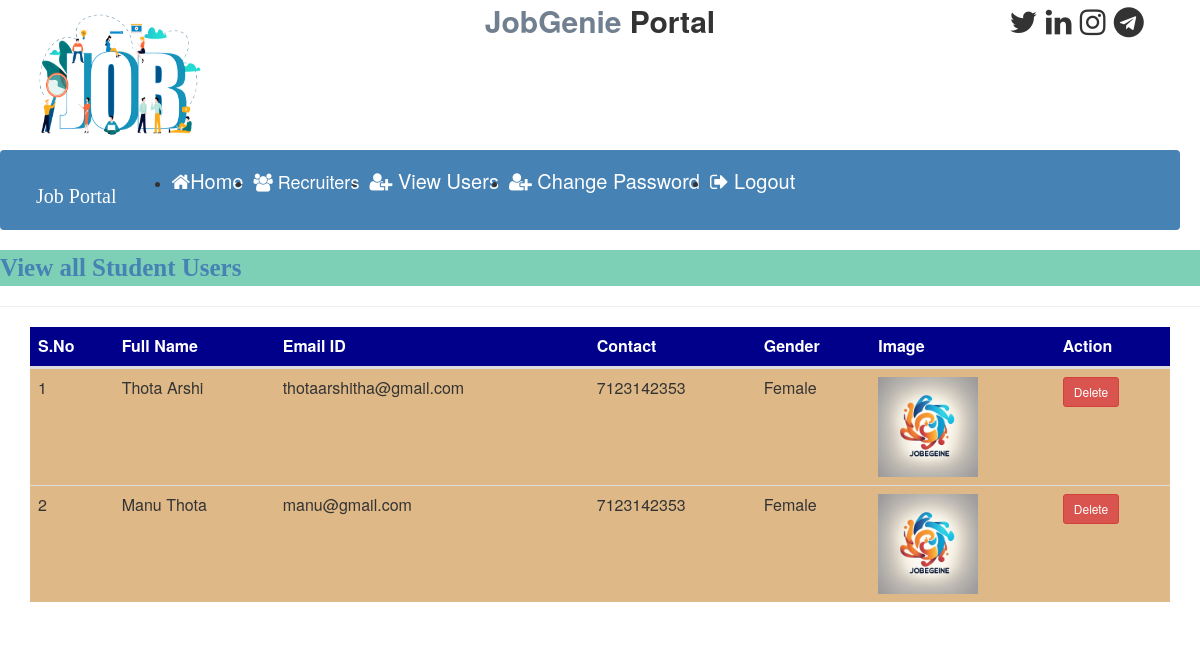
Page /view_users (signed in) on the committed database.
### job/models.py (models this page shows, shortened)
class StudentUser(models.Model):
    user = models.ForeignKey(User,on_delete=models.CASCADE)
    mobile = models.CharField(max_length=15,null=True)
    image = models.FileField(null=True)
    gender= models.CharField(max_length=10,null=True)
    type = models.CharField(max_length=15,null=True)

### job/views.py (the view)
# urls.py: path('view_users', views.view_users, name="view_users"),
def view_users(request):
    if not request.user.is_authenticated:
        return redirect('admin_login')
    data=StudentUser.objects.all()
    d={'data':data}
    return render(request, 'view_users.html',d)

### job/templates/view_users.html
{% load static %}
{% block body%}
{% include 'admin_navigation.html'%}
<marquee style =" font-family: 'Monotype Corsiva ';font-size : 25px ; color : steelblue; font-weight : bold ;  background-color : #7dcfb6 ">
View all Student Users
</marquee>
<hr>
<div class ="container ">
<table class="table table-hover container" id ="example">
<thead>
<tr style=" background-color:darkblue; color:white">
    <th> S.No</th>
    <th> Full Name</th>
    <th> Email ID</th>
    <th> Contact</th>
    <th> Gender</th>
    <th> Image</th>
    <th> Action</th>
</tr>
</thead>
<tbody>
{%for i in data%}
<tr style="   background-color: #DEB887">
    <td>{{forloop.counter}}</td>
    <td>{{i.user.first_name}} {{i.user.last_name}} </td>
    <td>{{i.user.username  }}</td>
    <td>{{ i.mobile}}</td>
    <td>{{ i.gender}}</td>
    <td><img src = " {{i.image.url }}" style="width:100px;height=100px,border-radius:50%" > </td>
    <td><a href="{% url 'delete_user' i.id%}" class = "btn  btn-danger btn-sm" onclick="return confirm('Are You Sure?') "> Delete</a></td>
</tr>
{% endfor %}
</tbody>
</table>
</div>
{% endblock %}

### job/templates/admin_navigation.html (shortened to what this page needs)
{% load static %}
<html lang="en">
<head>
    <link rel="stylesheet" href="https://maxcdn.bootstrapcdn.com/bootstrap/3.4.1/css/bootstrap.min.css">
    <link rel="stylesheet" href="https://cdnjs.cloudflare.com/ajax/libs/font-awesome/4.7.0/css/font-awesome.min.css">
    <link rel="stylesheet" href="https://cdn.datatables.net/1.10.23/css/jquery.dataTables.min.css">
</head>
<body>
<div class="container">
    <div class="row">
        <div class="col-sm-3">
            <img src="{% static 'images/logo.webp' %}" width="180px" height="150px">
        </div>
        <div class="col-sm-6 mt-5 text-center">
            <span style="font-weight: bold; font-size: 30px">
                <span style="color:slateGray">JobGenie </span>
                <span style="color:fiord">Portal</span>
            </span>
        </div>
        <div class="col-sm-3 mt-5" style="padding-left: 10%">
            <span style="font-weight:bold; font-size:30px">
                <span> <i class="fa fa-twitter pl-2">  </i> </span>
                <span> <i class="fa fa-linkedin pl-2">  </i> </span>
                <span> <i class="fa fa-instagram pl-2">  </i> </span>
                <span> <i class="fa fa-telegram pl-2">  </i> </span>
            </span>
        </div>
    </div>
</div>
<nav class="navbar navbar-expand-sm">
    <div class="container-fluid">
        <a class="navbar-brand text-white pl-5 font-weight-bold" style="font-family: 'Georgia'; font-size: 20px; color: white;">Job Portal</a>
        <ul class="navbar-nav">
            <li class="nav-item">
                <a class="nav-link" href="{% url 'admin_home' %}"> <i class="fa fa-home  mr-2"></i>Home </a>
            </li>
            <li class="nav-item dropdown">
                <a class="nav-link dropdown-toggle" href="#" id="navbarDropdown" role="button" data-toggle="dropdown" aria-haspopup="true" aria-expanded="false" style="font-size: 18px;">
                    <i class="fa fa-users mr-2"></i> Recruiters
                </a>
            </li>
            <li class="nav-item">
                <a class="nav-link" href="{% url 'view_users' %}"><i class="fa fa-user-plus  mr-2"></i> View Users </a>
            </li>
            <li class="nav-item">
                <a class="nav-link" href="{% url 'change_passwordadmin' %}"><i class="fa fa-user-plus  mr-2"></i> Change Password </a>
            </li>
            <li class="nav-item">
                <a class="nav-link" href="{% url 'index' %}"><i class="fa fa-sign-out  mr-2"></i> Logout</a>
            </li>
        </ul>
    </div>
</nav>
</body>
</html>

### job/templates/admin_navigation.html (style rules this page uses)
.navbar { background-color: Steelblue; margin-right: 20px; padding: 20px ; height: 80px; }
.nav-link { color: white !important; margin-right: 10px; font-size: 20px; }
.navbar-nav { display: flex; justify-content: center; align-items: center; }

### rows in the picture
StudentUser: user.first_name "Thota", user.last_name "Arshi", user.username "thotaarshitha@gmail.com", mobile "7123142353", gender "Female", image (picture)
StudentUser: user.first_name "Manu", user.last_name "Thota", user.username "manu@gmail.com", mobile "7123142353", gender "Female", image (picture)
